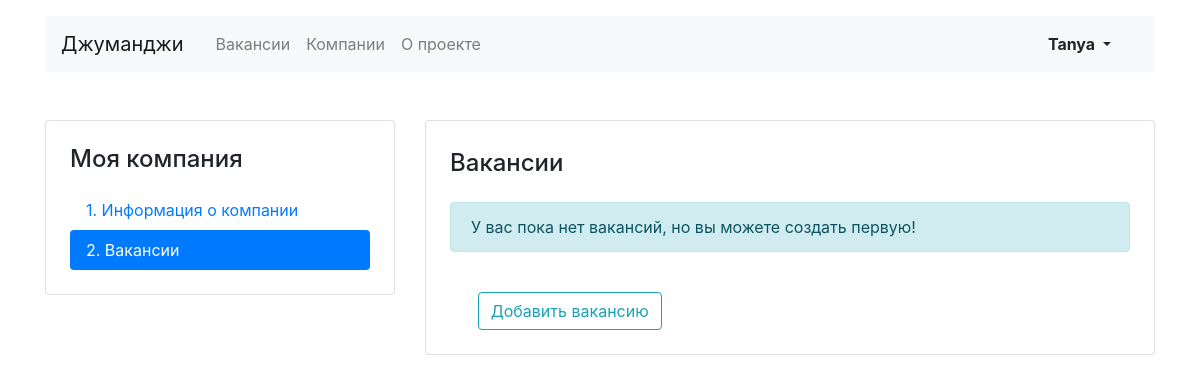
The page /mycompany/vacancies (signed in) on the database as committed earlier.
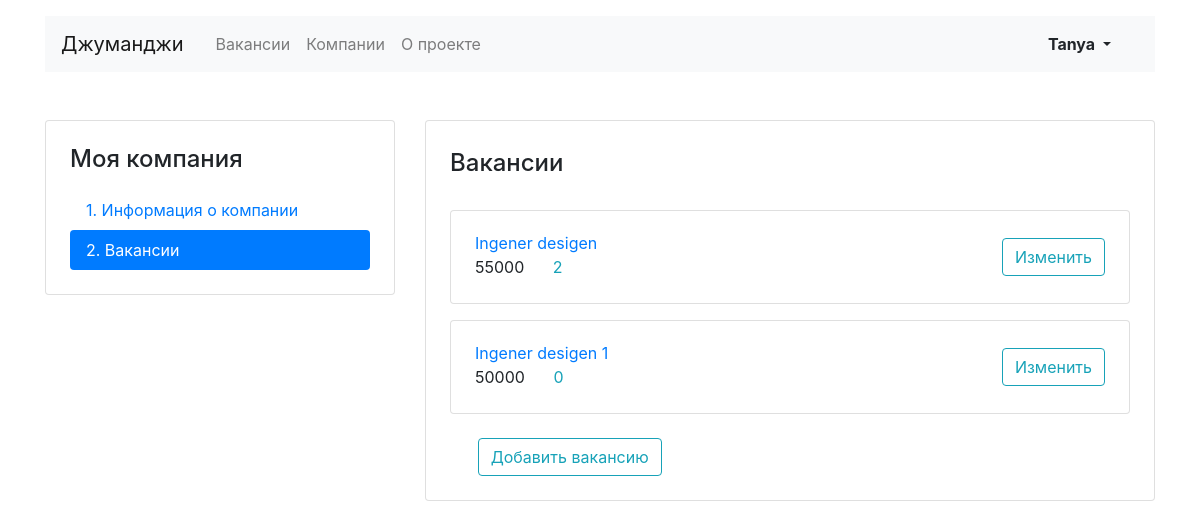
The same page on the database as committed later.
### vacancies/models.py (models this page shows, shortened)
class Vacancy(models.Model):
    title = models.CharField(max_length=100)    # Название вакансии
    specialty = models.ForeignKey(
        Specialty,
        related_name="vacancies",
        on_delete=models.CASCADE
    )
    salary_min = models.IntegerField()  # Зарплата от
    salary_max = models.IntegerField()  # Зарплата до
    skills = models.CharField(max_length=300,
                              blank=True)  # Навыки
    description = models.TextField(max_length=500,
                                   blank=True)  # Текст
    company = models.ForeignKey(Company,
                                related_name="vacancies",
                                on_delete=models.CASCADE
                                )
    published_at = models.DateField()   # Опубликовано

### vacancies/views.py (the view)
# urls.py: path('mycompany/vacancies', MyVacanciesView.as_view(),
class MyVacanciesView(View):
    def get(self, request, *args, **kwargs):
        company = Company.objects.filter(owner=request.user).first()
        vacancies = company.vacancies.annotate(count=Count('applications'))\
            .all()
        if len(vacancies) == 0:
            return render(
                request,
                'vacancy-list.html',
                context={
                    'title': 'У вас пока нет вакансий,'
                             ' но вы можете создать первую!',
                    'number_vacancies': len(vacancies),
                }
            )
        else:
            return render(
                request,
                'vacancy-list.html',
                context={
                    'companies': company,
                    'vacancies': vacancies,
                    'title': '',
                    'number_vacancies': len(vacancies),
                }
            )

### vacancies/templates/vacancy-list.html
{% extends 'base.html' %}
{% block container %}
  <main class="container mt-3 pb-5">
    <div class="row mt-5">
      <div class="col-12 col-lg-4">
        <aside class="pt-3 pb-4 px-4 mb-5 card">
          <h1 class="h4 pt-2 pb-2">Моя компания</h1>
          <div class="nav flex-column nav-pills" id="v-pills-tab" role="tablist" aria-orientation="vertical">
            <a class="nav-link" href="{% url 'my_company' %}">1. Информация о&nbsp;компании</a>
            <a class="nav-link active" href="{% url 'mycompany_vac' %}">2. Вакансии</a>
          </div>
        </aside>
      </div>
      <div class="col-12 col-lg-8">
        <div class="card">
          <div class="card-body px-4 pb-4">
            <section class="tab-pane fade show active">
              <h2 class="h4 pt-2 pb-3">Вакансии</h2>
              {% if number_vacancies == 0 %}
              <p class="alert alert-info" role="alert">
                {{ title }}
              </p>
              {% endif %}
              {% for vacancy in vacancies %}
              <div class="card mt-3">
                <div class="card-body px-4">
                  <div class="row align-items-center">
                    <div class="col-6 col-lg-8">
                      <a href="/vacancies/{{ vacancy.id }}" class="mb-1">{{ vacancy.title }} </a>
                      <p class="mb-1">
                        <span class="mr-4">{{ vacancy.salary_max }}</span>
                        <a href="/vacancies/{{ vacancy.id }}" class="text-info">{{ vacancy.count }}</a>
                      </p>
                    </div>
                    <div class="col-6 col-lg-4 text-right">
                      <a href="vacancies/{{ vacancy.id }}" class="btn btn-outline-info">Изменить</a>
                    </div>
                  </div>
                </div>
              </div>
              {% endfor %}
              <div class="col-lg-4 pt-4 text-right">
                <a href="{% url 'my_vacancy_cr' %}" class="btn btn-outline-info">Добавить вакансию</a>
              </div>
            </section>
          </div>
        </div>
      </div>
    </div>
  </main>
{% endblock %}

Rows that differ between the two databases and show on the page:
added Vacancy: title "Ingener desigen", salary_max "55000", count "2"
added Vacancy: title "Ingener desigen 1", salary_max "50000", count "0"
Other text that changed with them:
{{ title }}: "У вас пока нет вакансий, но вы можете создать первую!" → (not shown)
